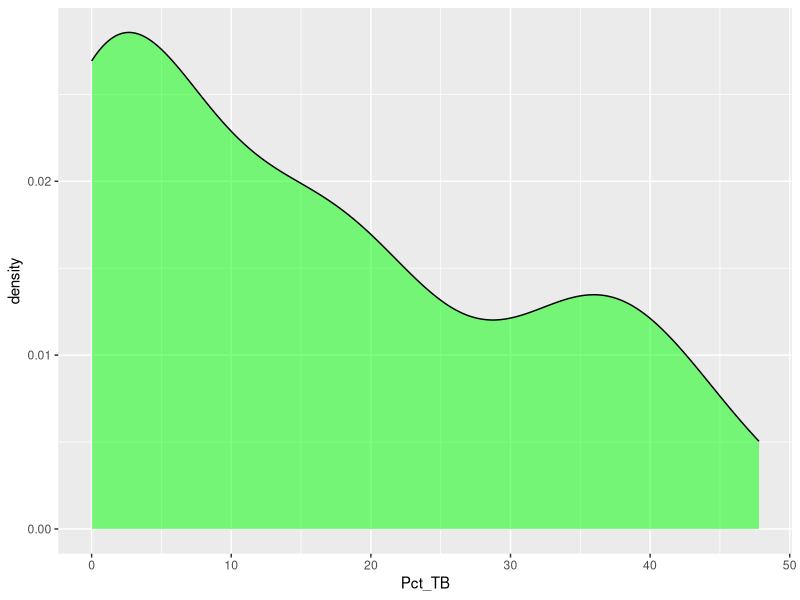
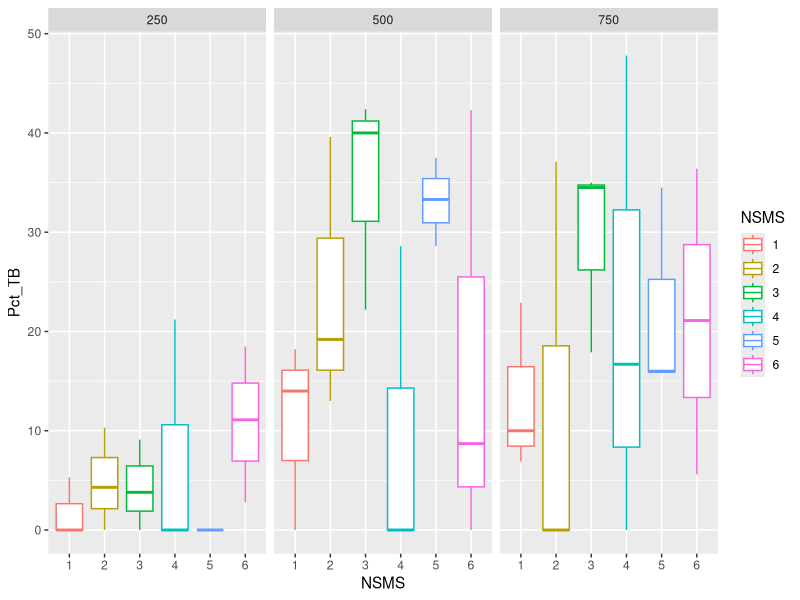
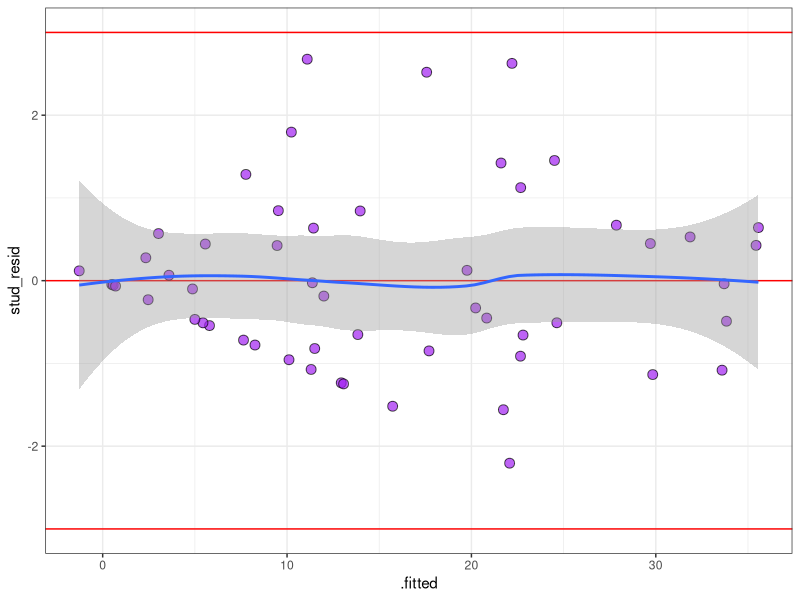
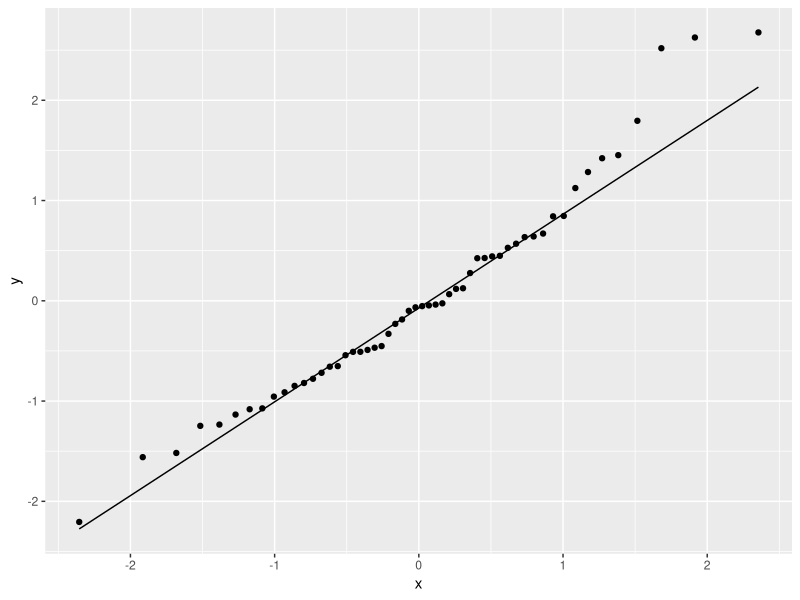
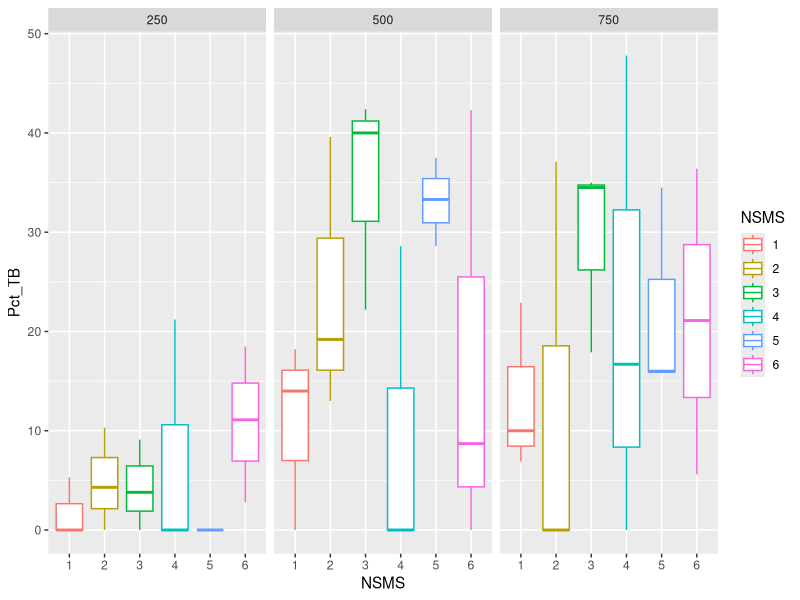

Source code (R) for these figures, in order:
## ---- chunk 1

library(tidyverse)
library(car)
library(broom) # for model residuals extraction
library(emmeans) # for model mean extraction
library(multcomp)

## ---- chunk 2

harvest7 <- read_csv("../data/harvest7w.csv",
                      show_col_types = F)

harvest7w <- harvest7 |>
  mutate_at(vars(1:3), as.factor)

## ---- chunk 3

summary <- harvest7w|>
  summarise(
    mean_tb = mean(Pct_TB),
    median_tb = median(Pct_TB),
    n_tb = length(Pct_TB),
    zeros_tb = sum(Pct_TB == 0),
    pct_zero_tb = 100* zeros_tb / n_tb,
  )

## ---- chunk 4

#density plot
harvest7w |>
  ggplot(aes(x = Pct_TB))+
  geom_density(fill = "green",
               alpha = 0.5)

plot <- harvest7w|>
  ggplot(aes(x = NSMS, y = Pct_TB,
             color = NSMS))+
  geom_boxplot()+
  facet_wrap(~PPFD)

plot

ggsave(filename = "tb_plot.png",
       path = "../output")

## ---- chunk 5

options(contrasts = c("contr.sum", "contr.poly"))

mod <- lm(Pct_TB ~ Rack + NSMS*PPFD,
          data = harvest7w)

car::Anova(mod, type = 3)

## ---- chunk 6


aug <- broom::augment(mod)|>
    mutate(
    stud_resid = rstudent(mod)
  )


  
ggplot(aug, aes(x = .fitted, y = stud_resid))+
  geom_hline(yintercept = 0, color="red")+
  geom_point(shape = 21,
             fill = "purple", 
             size = 3,
             alpha = .7)+
  geom_smooth()+
  geom_hline(yintercept = c(-3,3), color = "red")+
  theme_bw()


aug |>
  ggplot(aes(sample = stud_resid))+
  stat_qq()+
  stat_qq_line()
